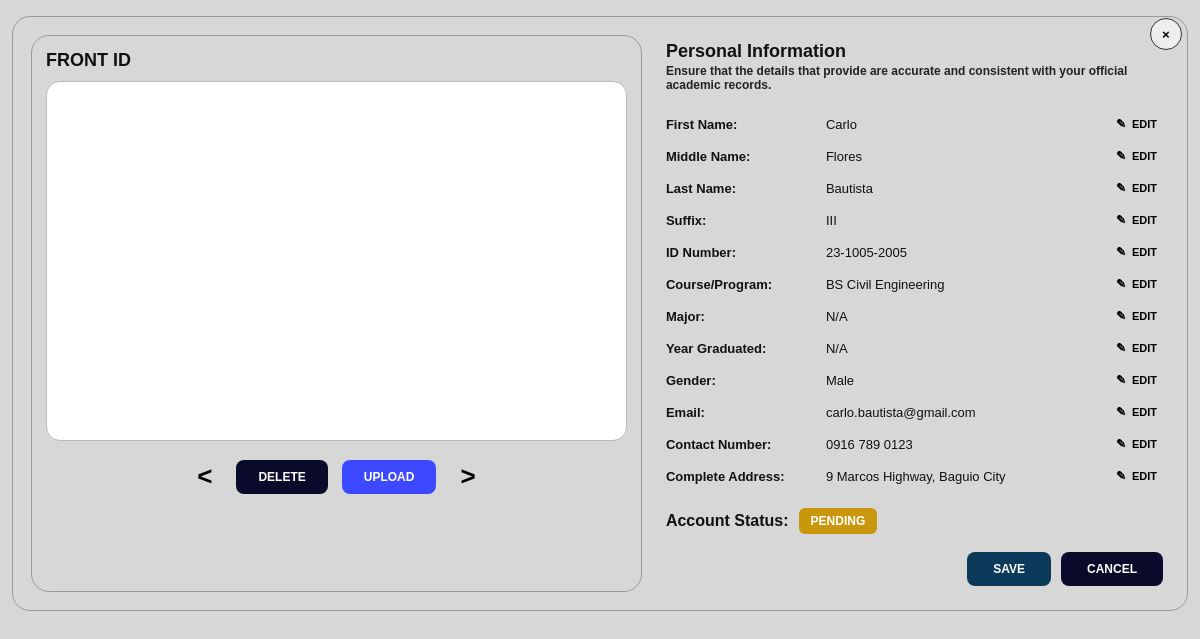
The app's page /user/profile.php (signed in) with its own data.
### tables this page shows
CREATE TABLE `users` (
  `id` int(11) NOT NULL,
  `first_name` varchar(50) NOT NULL,
  `middle_name` varchar(50) DEFAULT NULL,
  `last_name` varchar(50) NOT NULL,
  `suffix` varchar(20) DEFAULT NULL,
  `student_id` varchar(50) DEFAULT NULL,
  `full_name` varchar(100) NOT NULL,
  `email` varchar(100) NOT NULL,
  `password` varchar(255) NOT NULL,
  `role` enum('USER','REGISTRAR','MIS') DEFAULT 'USER',
  `created_at` timestamp NOT NULL DEFAULT current_timestamp(),
  `gender` varchar(10) DEFAULT NULL,
  `address` varchar(255) DEFAULT NULL,
  `contact_number` varchar(30) DEFAULT NULL,
  `course` varchar(80) DEFAULT NULL,
  `major` varchar(80) DEFAULT NULL,
  `year_graduated` varchar(10) DEFAULT NULL,
  `verification_status` enum('PENDING','VERIFIED','REJECTED') DEFAULT 'PENDING',
  `id_front_path` varchar(255) DEFAULT NULL,
  `id_back_path` varchar(255) DEFAULT NULL,
  `face_path` varchar(255) DEFAULT NULL
);

### includes/helpers.php (called while the page is built, shortened)
<?php
function h(?string $s): string {
    return htmlspecialchars((string)($s ?? ""), ENT_QUOTES, "UTF-8");
}

### user/profile.php (the view, shortened to what this page needs)
<?php
require_once __DIR__ . "/../includes/helpers.php";
$user_id = $_SESSION["user_id"];
$stmt = $conn->prepare("
  SELECT first_name, middle_name, last_name, suffix, student_id, course, major, year_graduated,
         gender, email, contact_number, address, verification_status,
         id_front_path, id_back_path, face_path
  FROM users
  WHERE id = ?
  LIMIT 1
");
$stmt->bind_param("i", $user_id);
$stmt->execute();
$u = $stmt->get_result()->fetch_assoc();
$status    = strtoupper($u["verification_status"] ?? "PENDING");
$badgeText = ($status === "VERIFIED") ? "VERIFIED" : (($status === "RESUBMIT") ? "RESUBMIT" : "PENDING");
?>
<!DOCTYPE html>
<html lang="en">
<head>
  <link rel="stylesheet" href="../assets/css/profile.css">
</head>
<body>
<div class="wrapper">
  <div class="card">
    <button class="close-x" onclick="window.location.href='dashboard.php'">&times;</button>
    <div class="grid">
      <div class="left-box">
        <div class="left-title" id="leftTitle">FRONT ID</div>
        <div class="preview">
        </div>
        <div class="left-actions">
          <button class="nav-arrow" type="button" onclick="prevStep()">&lt;</button>
          <button class="btn delete" type="button" onclick="doDelete()">DELETE</button>
          <button class="btn upload" type="button" onclick="doUpload()">UPLOAD</button>
          <button class="nav-arrow" type="button" onclick="nextStep()">&gt;</button>
        </div>
      </div>
      <div class="right-box">
        <div class="top-right">
          <div>
            <p class="h-title">Personal Information</p>
            <p class="p-sub"><b>Ensure that the details that provide are accurate and consistent with your official academic records.</b>
            </p>
          </div>
        </div>
        <form method="POST" action="profile_update.php">
          <div class="info">
            <?php
              function row($key, $label, $value) {
                $safe = htmlspecialchars($value ?? "N/A");
                echo '
                  <div class="row">
                    <div class="label">'.$label.':</div>
                    <div class="value">
                      <span id="'.$key.'_text">'.$safe.'</span>
                      <input class="input hidden" id="'.$key.'_input" name="'.$key.'" value="'.$safe.'">
                    </div>
                    <button class="edit-btn" type="button" onclick="enableEdit(\''.$key.'\')">
                      <span>&#9998;</span> EDIT
                    </button>
                  </div>
                ';
              }
              row("first_name", "First Name", $u["first_name"]);
            ?>
            <div class="status-row">
              <div>Account Status:</div>
              <div class="badge badge-<?= strtolower($status) ?>"><?= h($badgeText) ?></div>
            </div>
            <div class="bottom-actions">
              <button class="btn save" type="submit">SAVE</button>
              <button class="btn cancel" type="button" onclick="window.location.href='dashboard.php'">CANCEL</button>
            </div>
          </div>
        </form>
      </div>
    </div>
  </div>
</div>
</body>
</html>

### assets/css/profile.css (style rules this page uses)
* { box-sizing: border-box; }
body { margin:0; font-family: Arial, sans-serif; background:#d7d7d7; color:#111; }
.wrapper { max-width: 1200px; margin: 16px auto; padding: 0 12px; }
.card { background:#d7d7d7; border-radius: 18px; padding: 18px; border: 1px solid #999; }
.grid { display:grid; grid-template-columns: 1.2fr 1fr; gap: 18px; }
.left-box { background:#d7d7d7; border-radius: 18px; border: 1px solid #999; padding: 14px; position: relative; min-height: 520px; }
.left-title { font-weight: 900; font-size: 18px; margin: 0 0 10px; }
.preview { background:#fff; border-radius: 14px; border: 1px solid #bbb; height: 360px; display:flex; align-items:center; justify-content:center; overflow:hidden; }
.left-actions { display:flex; align-items:center; justify-content:center; gap: 14px; margin-top: 14px; }
.btn { border:none; cursor:pointer; padding: 10px 22px; border-radius: 8px; font-weight: 900; font-size: 12px; }
.btn.delete { background:#0a0a2a; color:#fff; }
.btn.upload { background:#3c49ff; color:#fff; }
.nav-arrow { font-size: 26px; font-weight: 900; background: transparent; border: none; cursor: pointer; padding: 6px 10px; }
.right-box { padding: 6px 6px; }
.top-right { display:flex; align-items:flex-start; justify-content:space-between; gap: 10px; }
.h-title { font-weight: 900; font-size: 18px; margin: 0; }
.p-sub { margin: 2px 0 0; font-size: 12px; color:#222; }
.info { margin-top: 16px; }
.row { display:grid; grid-template-columns: 150px 1fr 70px; gap: 10px; align-items:center; padding: 8px 0; }
.label { font-weight: 900; font-size: 13px; }
.value { font-size: 13px; word-break: break-word; }
.edit-btn { background: transparent; border: none; cursor:pointer; font-weight: 900; font-size: 11px; display:flex; align-items:center; gap:6px; justify-content:flex-end; }
.edit-btn span { font-size: 12px; }
.status-row { margin-top: 16px; display:flex; align-items:center; gap: 10px; font-weight: 900; }
.badge { background:#1f8f2f; color:#fff; padding: 6px 12px; border-radius: 6px; font-size: 12px; }
.bottom-actions { display:flex; justify-content:flex-end; gap: 10px; margin-top: 18px; }
.btn.save { background:#0b3a5a; color:#fff; padding: 10px 26px; }
.btn.cancel { background:#0a0a2a; color:#fff; padding: 10px 26px; }
.close-x { position: absolute; top: 18px; right: 18px; background:#eee; border:1px solid #333; border-radius: 999px; width: 32px; height: 32px; font-weight: 900; cursor: pointer; }
.badge-pending { background:#c9960c; }

### records on screen
users: first_name "Carlo Flores Bautista III 23-1005-2005 BS Civil Engineering N/A N/A Male carlo.bautista@gmail.com 0916 789 0123 9 Marcos Highway, Baguio City", verification_status "PENDING"

### other values on screen
$label "First Name Middle Name Last Name Suffix ID Number Course/Program Major Year Graduated Gender Email Contact Number Complete Address"
